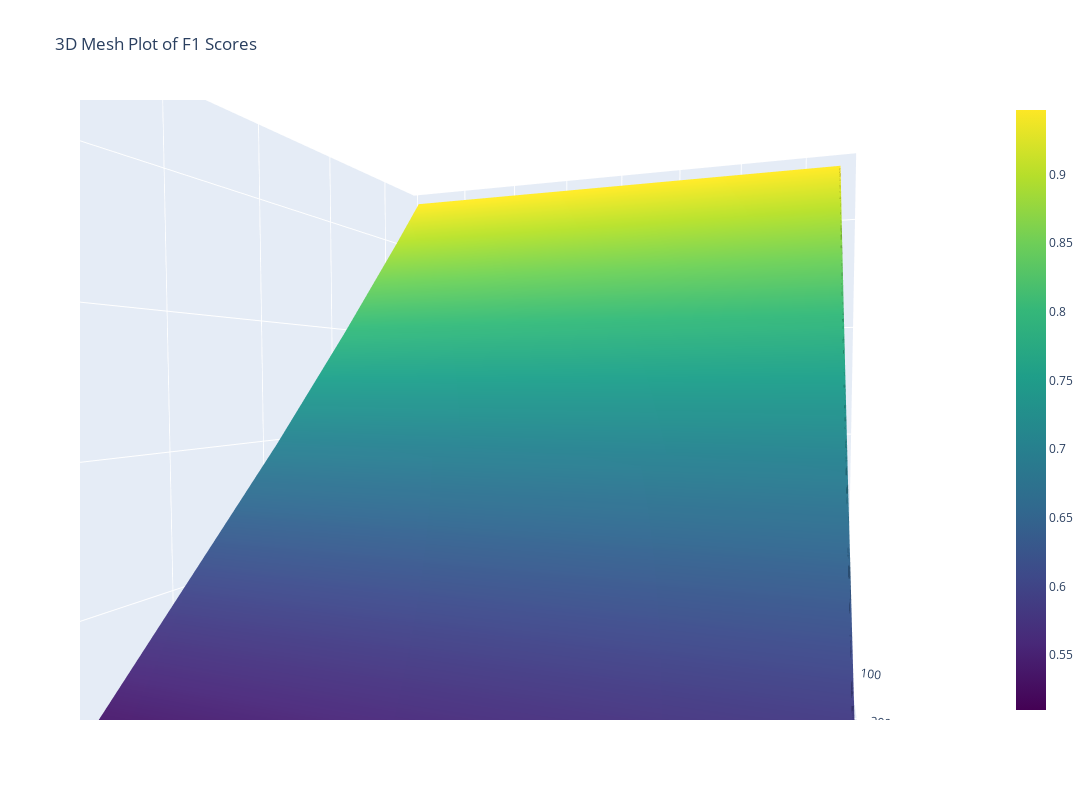

Source (notebook cell):
### Code cell
# Convert pivot table to arrays
param1_grid, param2_grid = np.meshgrid(param2, param1)
f1_scores_grid = f1_scores_pivot.values

# Create the 3D mesh plot
fig = go.Figure(data=[go.Surface(z=f1_scores_grid, x=param1_grid, y=param2_grid, colorscale='Viridis')])

# Update layout
fig.update_layout(
    title='3D Mesh Plot of F1 Scores',
    scene=dict(
        xaxis_title='Ntrees',
        yaxis_title='K',
        zaxis_title='F1 Score'
    ),
    width=1200,  # Width of the figure
    height=800   # Height of the figure

)

# Show plot
fig.show()

### Figure 1 — Plotly figure (JSON) as saved in the notebook; plotly's stock layout.template omitted (floating-point values rounded to 4 significant figures)
{"data": [{"colorscale": [[0, "#440154"], [0.1111, "#482878"], [0.2222, "#3e4989"], [0.3333, "#31688e"], [0.4444, "#26828e"], [0.5556, "#1f9e89"], [0.6667, "#35b779"], [0.7778, "#6ece58"], [0.8889, "#b5de2b"], [1, "#fde725"]], "type": "surface", "x": [[50, 100, 200, 300, 500], [50, 100, 200, 300, 500], [50, 100, 200, 300, 500], [50, 100, 200, 300, 500], [50, 100, 200, 300, 500], [50, 100, 200, 300, 500], [50, 100, 200, 300, 500]], "y": [[5, 5, 5, 5, 5], [10, 10, 10, 10, 10], [20, 20, 20, 20, 20], [50, 50, 50, 50, 50], [100, 100, 100, 100, 100], [150, 150, 150, 150, 150], [3, 3, 3, 3, 3]], "z": [[null, 0.8947, 0.7932, 0.6953, 0.5102], [0.9469, 0.8947, 0.7934, 0.6959, 0.5118], [0.9469, 0.8948, 0.7938, 0.6969, 0.5142], [0.9469, 0.8949, 0.7941, 0.6974, 0.5156], [0.9469, 0.895, 0.7942, 0.6977, 0.5163], [0.9469, 0.895, 0.7943, 0.6977, 0.5163], [0.9469, 0.8949, 0.7943, 0.6978, 0.5163]]}], "layout": {"height": 800, "scene": {"aspectmode": "auto", "aspectratio": {"x": 1, "y": 1, "z": 1}, "camera": {"center": {"x": 0, "y": 0, "z": 0}, "eye": {"x": 1.142, "y": 0.4234, "z": 0.05207}, "projection": {"type": "perspective"}, "up": {"x": 0, "y": 0, "z": 1}}, "xaxis": {"title": {"text": "Ntrees"}, "type": "linear"}, "yaxis": {"title": {"text": "K"}, "type": "linear"}, "zaxis": {"title": {"text": "F1 Score"}, "type": "linear"}}, "title": {"text": "3D Mesh Plot of F1 Scores"}, "width": 1200}}
